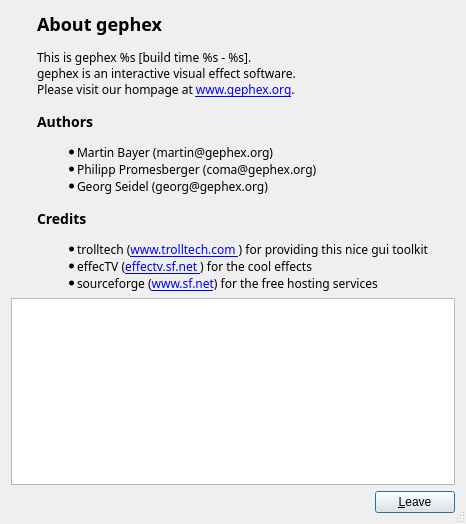
<ui version="4.0" >
 <author></author>
 <comment></comment>
 <exportmacro></exportmacro>
 <class>AboutDialog</class>
 <widget class="QDialog" name="AboutDialog" >
  <property name="geometry" >
   <rect>
    <x>0</x>
    <y>0</y>
    <width>466</width>
    <height>524</height>
   </rect>
  </property>
  <property name="sizePolicy" >
   <sizepolicy>
    <hsizetype>1</hsizetype>
    <vsizetype>1</vsizetype>
    <horstretch>0</horstretch>
    <verstretch>0</verstretch>
   </sizepolicy>
  </property>
  <property name="windowTitle" >
   <string>About</string>
  </property>
  <property name="windowIcon" >
   <iconset/>
  </property>
  <property name="sizeGripEnabled" >
   <bool>true</bool>
  </property>
  <layout class="QVBoxLayout" >
   <property name="margin" >
    <number>11</number>
   </property>
   <property name="spacing" >
    <number>6</number>
   </property>
   <item>
    <layout class="QHBoxLayout" >
     <property name="margin" >
      <number>0</number>
     </property>
     <property name="spacing" >
      <number>6</number>
     </property>
     <item>
      <layout class="QVBoxLayout" >
       <property name="margin" >
        <number>0</number>
       </property>
       <property name="spacing" >
        <number>6</number>
       </property>
       <item>
        <widget class="QLabel" name="logo_pixmap" >
         <property name="sizePolicy" >
          <sizepolicy>
           <hsizetype>0</hsizetype>
           <vsizetype>0</vsizetype>
           <horstretch>0</horstretch>
           <verstretch>0</verstretch>
          </sizepolicy>
         </property>
         <property name="pixmap" >
          <pixmap/>
         </property>
         <property name="scaledContents" >
          <bool>true</bool>
         </property>
        </widget>
       </item>
       <item>
        <spacer>
         <property name="orientation" >
          <enum>Qt::Vertical</enum>
         </property>
         <property name="sizeType" >
          <enum>QSizePolicy::Minimum</enum>
         </property>
         <property name="sizeHint" >
          <size>
           <width>20</width>
           <height>20</height>
          </size>
         </property>
        </spacer>
       </item>
      </layout>
     </item>
     <item>
      <widget class="QLabel" name="about_label" >
       <property name="sizePolicy" >
        <sizepolicy>
         <hsizetype>3</hsizetype>
         <vsizetype>3</vsizetype>
         <horstretch>0</horstretch>
         <verstretch>0</verstretch>
        </sizepolicy>
       </property>
       <property name="focusPolicy" >
        <enum>Qt::ClickFocus</enum>
       </property>
       <property name="frameShape" >
        <enum>QFrame::NoFrame</enum>
       </property>
       <property name="text" >
        <string>&lt;html>&lt;head>&lt;meta name="qrichtext" content="1" />&lt;/head>&lt;body style=" white-space: pre-wrap; font-family:Sans Serif; font-size:9pt; font-weight:400; font-style:normal; text-decoration:none;">&lt;p style=" margin-top:16px; margin-bottom:12px; margin-left:0px; margin-right:0px; -qt-block-indent:0; text-indent:0px; font-weight:600;">&lt;font size="5">About gephex &lt;/font>&lt;/p>&lt;p style=" margin-top:0px; margin-bottom:0px; margin-left:0px; margin-right:0px; -qt-block-indent:0; text-indent:0px;">This is gephex %s [build time %s - %s]. &lt;br />gephex is an interactive visual effect software. &lt;br />Please visit our hompage at &lt;a href="http://www.gephex.org">&lt;span style=" text-decoration: underline; color:#0000ff;">www.gephex.org&lt;/span>&lt;/a>. &lt;/p>&lt;p style=" margin-top:14px; margin-bottom:12px; margin-left:0px; margin-right:0px; -qt-block-indent:0; text-indent:0px; font-weight:600;">&lt;font size="4">Authors&lt;/font>&lt;/p>&lt;ul style="-qt-list-indent: 1;">&lt;li style=" margin-top:0px; margin-bottom:0px; margin-left:0px; margin-right:0px; -qt-block-indent:0; text-indent:0px;">Martin Bayer (martin@gephex.org)&lt;li style=" margin-top:0px; margin-bottom:0px; margin-left:0px; margin-right:0px; -qt-block-indent:0; text-indent:0px;">Philipp Promesberger (coma@gephex.org)&lt;li style=" margin-top:0px; margin-bottom:12px; margin-left:0px; margin-right:0px; -qt-block-indent:0; text-indent:0px;">Georg Seidel (georg@gephex.org) &lt;/ul>&lt;p style=" margin-top:14px; margin-bottom:12px; margin-left:0px; margin-right:0px; -qt-block-indent:0; text-indent:0px; font-weight:600;">&lt;font size="4">Credits&lt;/font>&lt;/p>&lt;ul style="-qt-list-indent: 1;">&lt;li style=" margin-top:0px; margin-bottom:0px; margin-left:0px; margin-right:0px; -qt-block-indent:0; text-indent:0px;">trolltech (&lt;a href="http://www.trolltech.com">&lt;span style=" text-decoration: underline; color:#0000ff;">www.trolltech.com &lt;/span>&lt;/a>) for providing this nice gui toolkit &lt;li style=" margin-top:0px; margin-bottom:0px; margin-left:0px; margin-right:0px; -qt-block-indent:0; text-indent:0px;">effecTV (&lt;a href="http://effectv.sourceforge.net">&lt;span style=" text-decoration: underline; color:#0000ff;">effectv.sf.net &lt;/span>&lt;/a>) for the cool effects &lt;li style=" margin-top:0px; margin-bottom:12px; margin-left:0px; margin-right:0px; -qt-block-indent:0; text-indent:0px;">sourceforge (&lt;a href="http://www.sourceforge.net">&lt;span style=" text-decoration: underline; color:#0000ff;">www.sf.net&lt;/span>&lt;/a>) for the free hosting services &lt;/ul>&lt;/body>&lt;/html></string>
       </property>
       <property name="textFormat" >
        <enum>Qt::RichText</enum>
       </property>
       <property name="alignment" >
        <set>Qt::AlignLeading|Qt::AlignLeft|Qt::AlignTop</set>
       </property>
      </widget>
     </item>
     <item>
      <spacer>
       <property name="orientation" >
        <enum>Qt::Horizontal</enum>
       </property>
       <property name="sizeType" >
        <enum>QSizePolicy::Expanding</enum>
       </property>
       <property name="sizeHint" >
        <size>
         <width>20</width>
         <height>20</height>
        </size>
       </property>
      </spacer>
     </item>
    </layout>
   </item>
   <item>
    <widget class="QTextEdit" name="gplview" >
     <property name="sizePolicy" >
      <sizepolicy>
       <hsizetype>7</hsizetype>
       <vsizetype>7</vsizetype>
       <horstretch>0</horstretch>
       <verstretch>0</verstretch>
      </sizepolicy>
     </property>
    </widget>
   </item>
   <item>
    <layout class="QHBoxLayout" >
     <property name="margin" >
      <number>0</number>
     </property>
     <property name="spacing" >
      <number>6</number>
     </property>
     <item>
      <spacer>
       <property name="orientation" >
        <enum>Qt::Horizontal</enum>
       </property>
       <property name="sizeType" >
        <enum>QSizePolicy::Expanding</enum>
       </property>
       <property name="sizeHint" >
        <size>
         <width>20</width>
         <height>20</height>
        </size>
       </property>
      </spacer>
     </item>
     <item>
      <widget class="QPushButton" name="ok_button" >
       <property name="text" >
        <string>&amp;Leave</string>
       </property>
       <property name="autoDefault" >
        <bool>true</bool>
       </property>
       <property name="default" >
        <bool>true</bool>
       </property>
      </widget>
     </item>
    </layout>
   </item>
  </layout>
 </widget>
 <pixmapfunction></pixmapfunction>
 <resources/>
 <connections/>
</ui>
